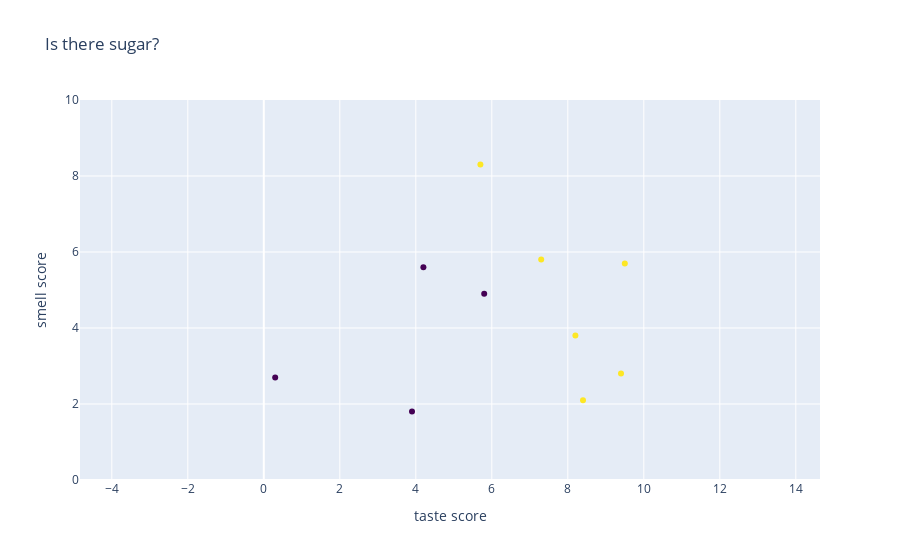

The notebook cell saved with this chart:
### Markdown cell above
As we can see from the plot below, the more that the food tastes sweet and smells sweet, the more that there tends to be sugar.

### Code cell
import plotly.graph_objects as go
sugar_data_json = "https://raw.githubusercontent.com/jigsawlabs-student/neural-nets-from-scratch/master/1-single-neurons/1-neuron-hypothesis-fn/1-hypothesis-fn/sugar_data_fig.json"
fig_dict = dict(pd.read_json(sugar_data_json, typ = 'dict'))
go.Figure(fig_dict)

### Figure 1 — Plotly figure (JSON) as saved in the notebook; plotly's stock layout.template omitted (floating-point values rounded to 4 significant figures)
{"data": [{"hovertext": ["1.0", "1.0", "0.0", "0.0", "1.0", "1.0", "1.0", "0.0", "0.0", "1.0"], "marker": {"color": [1, 1, 0, 0, 1, 1, 1, 0, 0, 1], "colorscale": [[0, "#440154"], [0.1111, "#482878"], [0.2222, "#3e4989"], [0.3333, "#31688e"], [0.4444, "#26828e"], [0.5556, "#1f9e89"], [0.6667, "#35b779"], [0.7778, "#6ece58"], [0.8889, "#b5de2b"], [1, "#fde725"]]}, "mode": "markers", "type": "scatter", "x": [9.5, 8.4, 5.8, 0.3, 8.2, 7.3, 9.4, 3.9, 4.2, 5.7], "y": [5.7, 2.1, 4.9, 2.7, 3.8, 5.8, 2.8, 1.8, 5.6, 8.3]}], "layout": {"autosize": true, "title": {"text": "Is there sugar?"}, "xaxis": {"autorange": true, "domain": [0, 1], "range": [-6.341, 16.14], "title": {"text": "taste score"}, "type": "linear"}, "yaxis": {"domain": [0, 1], "range": [0, 10], "scaleanchor": "x", "scaleratio": 1, "title": {"text": "smell score"}, "type": "linear"}}}
